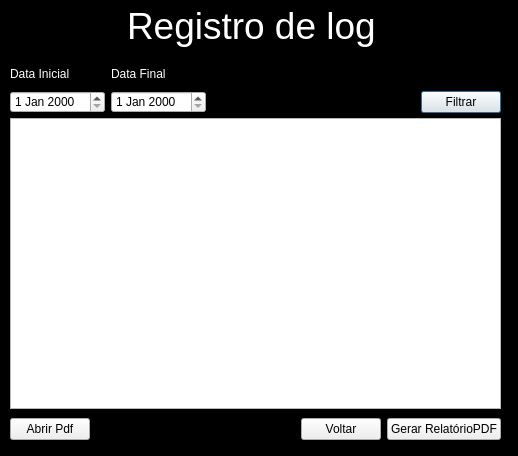
<?xml version="1.0" encoding="UTF-8"?>
<ui version="4.0">
 <class>gestao_log</class>
 <widget class="QDialog" name="gestao_log">
  <property name="geometry">
   <rect>
    <x>0</x>
    <y>0</y>
    <width>518</width>
    <height>456</height>
   </rect>
  </property>
  <property name="windowTitle">
   <string>Dialog</string>
  </property>
  <property name="styleSheet">
   <string notr="true">QDialog{
background-color:#000;
}


QLineEdit{
background-color:#fff;
color:#000;
padding:10px;
border-radius:10px;
borde:1px solid #fff;
}

QLabel{
color:#fff
}</string>
  </property>
  <widget class="QTableWidget" name="tw_gl_log">
   <property name="geometry">
    <rect>
     <x>10</x>
     <y>118</y>
     <width>491</width>
     <height>291</height>
    </rect>
   </property>
  </widget>
  <widget class="QLabel" name="label">
   <property name="geometry">
    <rect>
     <x>127</x>
     <y>0</y>
     <width>261</width>
     <height>51</height>
    </rect>
   </property>
   <property name="font">
    <font>
     <pointsize>28</pointsize>
    </font>
   </property>
   <property name="focusPolicy">
    <enum>Qt::NoFocus</enum>
   </property>
   <property name="text">
    <string>Registro de log</string>
   </property>
  </widget>
  <widget class="QWidget" name="layoutWidget">
   <property name="geometry">
    <rect>
     <x>10</x>
     <y>62</y>
     <width>491</width>
     <height>51</height>
    </rect>
   </property>
   <layout class="QHBoxLayout" name="horizontalLayout_4">
    <item>
     <layout class="QHBoxLayout" name="horizontalLayout_3">
      <item>
       <layout class="QVBoxLayout" name="verticalLayout_2">
        <item>
         <widget class="QLabel" name="label_2">
          <property name="text">
           <string>Data Inicial</string>
          </property>
         </widget>
        </item>
        <item>
         <widget class="QDateEdit" name="gl_EscolheDataInicio"/>
        </item>
       </layout>
      </item>
      <item>
       <layout class="QVBoxLayout" name="verticalLayout">
        <item>
         <widget class="QLabel" name="label_3">
          <property name="text">
           <string>Data Final</string>
          </property>
         </widget>
        </item>
        <item>
         <widget class="QDateEdit" name="gl_escolheDataFim"/>
        </item>
       </layout>
      </item>
     </layout>
    </item>
    <item>
     <spacer name="horizontalSpacer">
      <property name="orientation">
       <enum>Qt::Horizontal</enum>
      </property>
      <property name="sizeType">
       <enum>QSizePolicy::Expanding</enum>
      </property>
      <property name="sizeHint" stdset="0">
       <size>
        <width>40</width>
        <height>20</height>
       </size>
      </property>
     </spacer>
    </item>
    <item>
     <layout class="QVBoxLayout" name="verticalLayout_3">
      <item>
       <spacer name="verticalSpacer">
        <property name="orientation">
         <enum>Qt::Vertical</enum>
        </property>
        <property name="sizeHint" stdset="0">
         <size>
          <width>20</width>
          <height>40</height>
         </size>
        </property>
       </spacer>
      </item>
      <item>
       <widget class="QPushButton" name="btn_gl_filtrar">
        <property name="text">
         <string>Filtrar</string>
        </property>
       </widget>
      </item>
     </layout>
    </item>
   </layout>
  </widget>
  <widget class="QWidget" name="layoutWidget">
   <property name="geometry">
    <rect>
     <x>10</x>
     <y>409</y>
     <width>491</width>
     <height>41</height>
    </rect>
   </property>
   <layout class="QHBoxLayout" name="horizontalLayout_2">
    <item>
     <widget class="QPushButton" name="btn_gl_AbrirPdf">
      <property name="text">
       <string>Abrir Pdf</string>
      </property>
     </widget>
    </item>
    <item>
     <spacer name="horizontalSpacer_2">
      <property name="orientation">
       <enum>Qt::Horizontal</enum>
      </property>
      <property name="sizeHint" stdset="0">
       <size>
        <width>100</width>
        <height>20</height>
       </size>
      </property>
     </spacer>
    </item>
    <item>
     <layout class="QHBoxLayout" name="horizontalLayout">
      <item>
       <widget class="QPushButton" name="btn_gl_voltar">
        <property name="text">
         <string>Voltar</string>
        </property>
       </widget>
      </item>
      <item>
       <widget class="QPushButton" name="btn_gl_gerarPDF">
        <property name="text">
         <string>Gerar RelatórioPDF</string>
        </property>
       </widget>
      </item>
     </layout>
    </item>
   </layout>
  </widget>
 </widget>
 <resources/>
 <connections/>
</ui>
